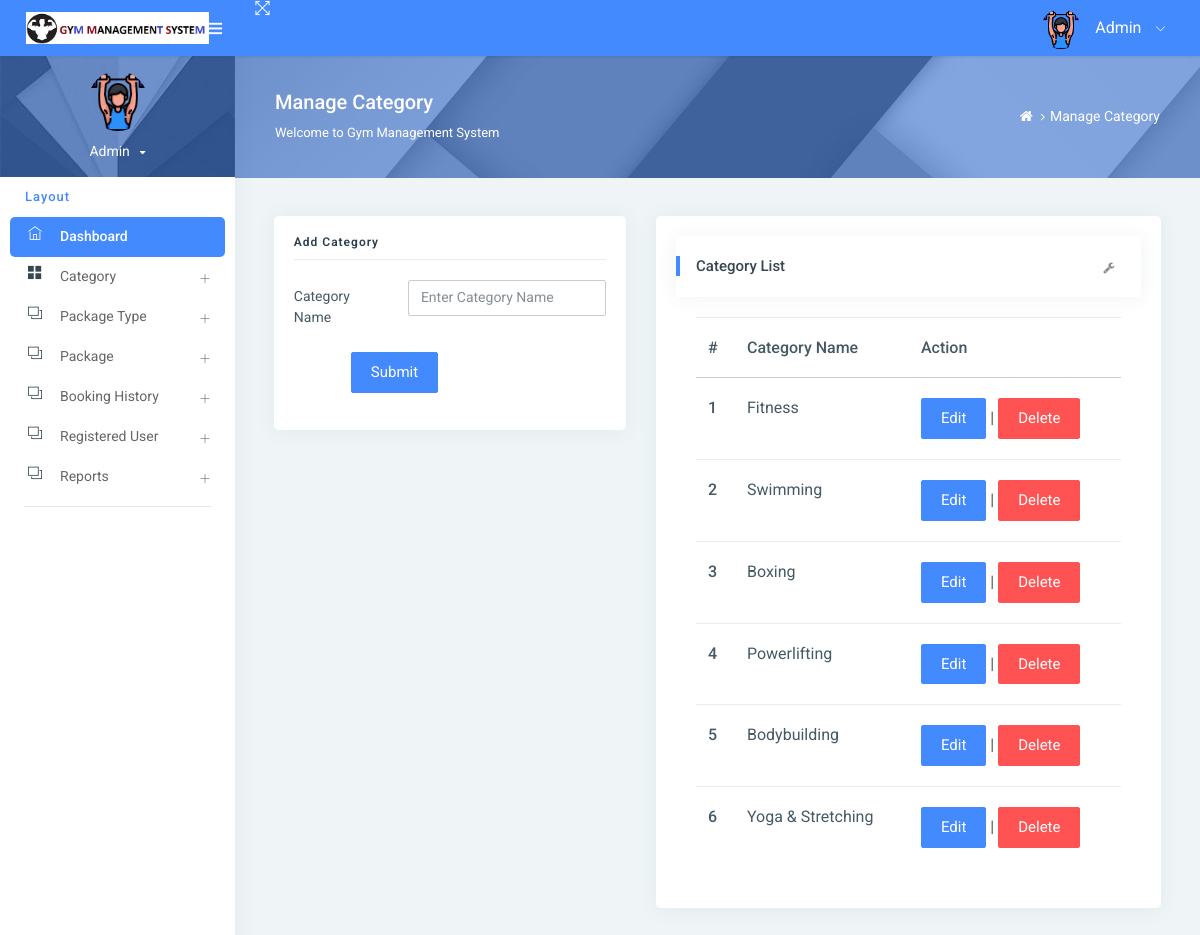
/manageCategory/ (signed in), run on the app's committed database.
### gym/models.py (models this page shows, shortened)
class Category(models.Model):
    categoryname = models.CharField(max_length=200, null=True)
    status = models.CharField(max_length=300, null=True)
    creationdate = models.DateTimeField(auto_now_add=True)

### gym/views.py (the view)
# urls.py: path('manageCategory/', manageCategory, name='manageCategory'),
def manageCategory(request):
    if not request.user.is_authenticated:
        return redirect('admin_login')
    category = Category.objects.all()
    try:
        if request.method == "POST":
            categoryname = request.POST['categoryname']
            try:
                Category.objects.create(categoryname=categoryname)
                error = "no"
            except:
                error = "yes"
    except:
        pass
    return render(request, 'admin/manageCategory.html', locals())

### gym/templates/admin/manageCategory.html (shortened to what this page needs)
{% extends 'admin_base.html' %}
{% load static %}
{% block main %}
<div class="page-header">
    <div class="page-block">
        <div class="row align-items-center">
            <div class="col-md-8">
                <div class="page-header-title">
                    <h5 class="m-b-10">Manage Category</h5>
                    <p class="m-b-0">Welcome to Gym Management System</p>
                </div>
            </div>
            <div class="col-md-4">
                <ul class="breadcrumb-title">
                    <li class="breadcrumb-item">
                        <a href="{% url 'admin_home' %}"> <i class="fa fa-home"></i> </a>
                    </li>
                    <li class="breadcrumb-item"><a href="">Manage Category</a>
                    </li>
                </ul>
            </div>
        </div>
    </div>
</div>
<div class="pcoded-inner-content">
    <div class="main-body">
        <div class="page-wrapper">
            <div class="page-body">
                <div class="row">
                    <div class="col-sm-5">
                        <div class="card">
                            <div class="card-block">
                                <h4 class="sub-title">Add Category</h4>
                                <form method="post">
                                    <div class="form-group row">
                                        <label class="col-sm-4 col-form-label">Category Name</label>
                                        <div class="col-sm-8">
                                            <input type="text" name="categoryname" placeholder="Enter Category Name"
                                                   class="form-control" required>
                                        </div>
                                    </div>
                                    <div class="form-group row">
                                        <label class="col-sm-2 col-form-label"></label>
                                        <div class="col-sm-10">
                                            <input type="submit" class="btn btn-primary" value="Submit">
                                        </div>
                                    </div>
                                </form>
                            </div>
                        </div>
                    </div>
                    <div class="col-md-7">
                        <div class="card">
                            <div class="card-block">
                                <div class="card-header">
                                    <h5>Category List</h5>
                                    <div class="card-header-right">
                                        <ul class="list-unstyled card-option">
                                            <li><i class="fa fa fa-wrench open-card-option"></i></li>
                                        </ul>
                                    </div>
                                </div>
                                <div class="card-block table-border-style">
                                    <div class="table-responsive">
                                        <table class="table">
                                            <thead>
                                            <tr>
                                                <th>#</th>
                                                <th>Category Name</th>
                                                <th>Action</th>
                                            </tr>
                                            </thead>
                                            <tbody>
                                            {% for i in category %}
                                            <tr>
                                                <th scope="row">{{forloop.counter}}</th>
                                                <td>{{i.categoryname}}</td>
                                                <td><a href="{% url 'editCategory' i.id %}" class="btn btn-primary">Edit</a> |
                                                    <a href="{% url 'deleteCategory' i.id %}"
                                                       onclick="return confirm('Are you sure to Delete')"
                                                       class="btn btn-danger">Delete</a></td>
                                            </tr>
                                            {% endfor %}
                                            </tbody>
                                        </table>
                                    </div>
                                </div>
                            </div>
                        </div>
                    </div>
                </div>
            </div>
        </div>
    </div>
</div>
{% endblock %}

### data on the page
Category: categoryname "Fitness"
Category: categoryname "Swimming"
Category: categoryname "Boxing"
Category: categoryname "Powerlifting"
Category: categoryname "Bodybuilding"
Category: categoryname "Yoga & Stretching"
